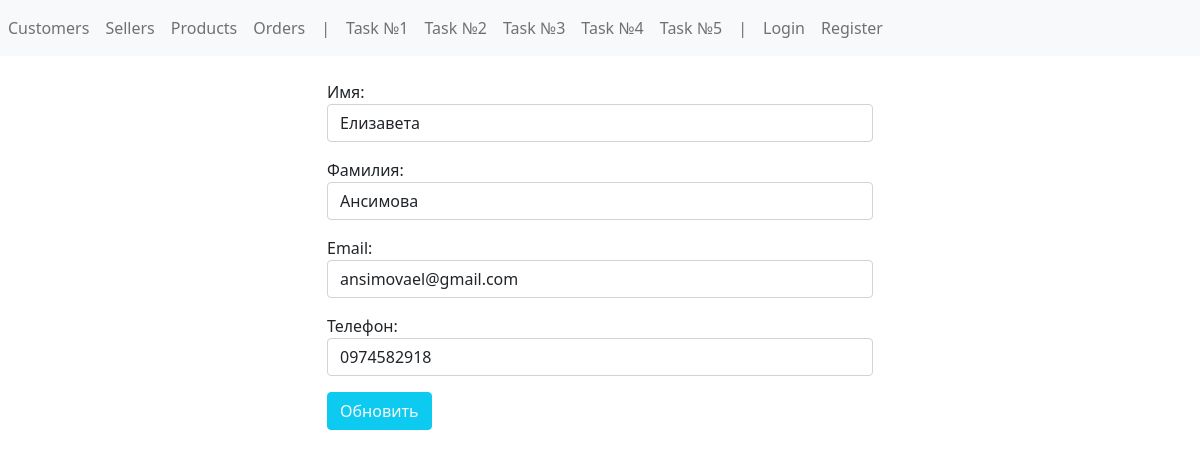
/edit_customer/1, run on the app's committed database.
### config/models.py (models this page shows, shortened)
class Customer(models.Model):
    first_name = models.CharField(max_length=64, blank=False, verbose_name='Имя')
    last_name = models.CharField(max_length=64, blank=False, verbose_name='Фамилия')
    email = models.EmailField(max_length=64, blank=True, null=True, verbose_name='Почта')
    phone = models.CharField(max_length=32, blank=False, verbose_name='Телефон')
    class Meta:
        verbose_name = 'Покупатель'
        verbose_name_plural = 'Покупатели'

### config/views.py (the view, shortened to what this page needs)
# urls.py: path('edit_customer/<int:id>', edit_customer, name="edit_customer"),
def edit_customer(request, id):
    if request.method == 'GET':
        customer = get_object_or_404(pk=int(id), klass=Customer)
        form = AddCustomerForm(instance=customer)
    return render(request, 'edit_customer.html', {'form': form, 'id': id})

### config/forms.py
class AddCustomerForm(forms.ModelForm):
    class Meta:
        model = Customer
        fields = '__all__'
        labels = {
            'first_name': 'Имя',
            'last_name': 'Фамилия',
            'email': 'Email',
            'phone_number': 'Номер телефона',
        }
        widgets = {
            'first_name': forms.TextInput(attrs={'class': 'form-control'}),
            'last_name': forms.TextInput(attrs={'class': 'form-control'}),
            'email': forms.EmailInput(attrs={'class': 'form-control'}),
            'phone': forms.TextInput(attrs={'class': 'form-control'}),
        }

### templates/edit_customer.html (shortened to what this page needs)
{% extends 'base.html' %}
{% block content %}
    <div class="container mt-4">
        <div class="row">
            <div class="col-md-6 offset-md-3">
                <form method="post">
                    {{ form.as_p }}
                    <button class="btn btn-info text-light">Обновить</button>
                </form>
            </div>
        </div>
    </div>
{% endblock %}

### data on the page
Customer: first_name "Елизавета", last_name "Ансимова", email "ansimovael@gmail.com", phone "0974582918"
